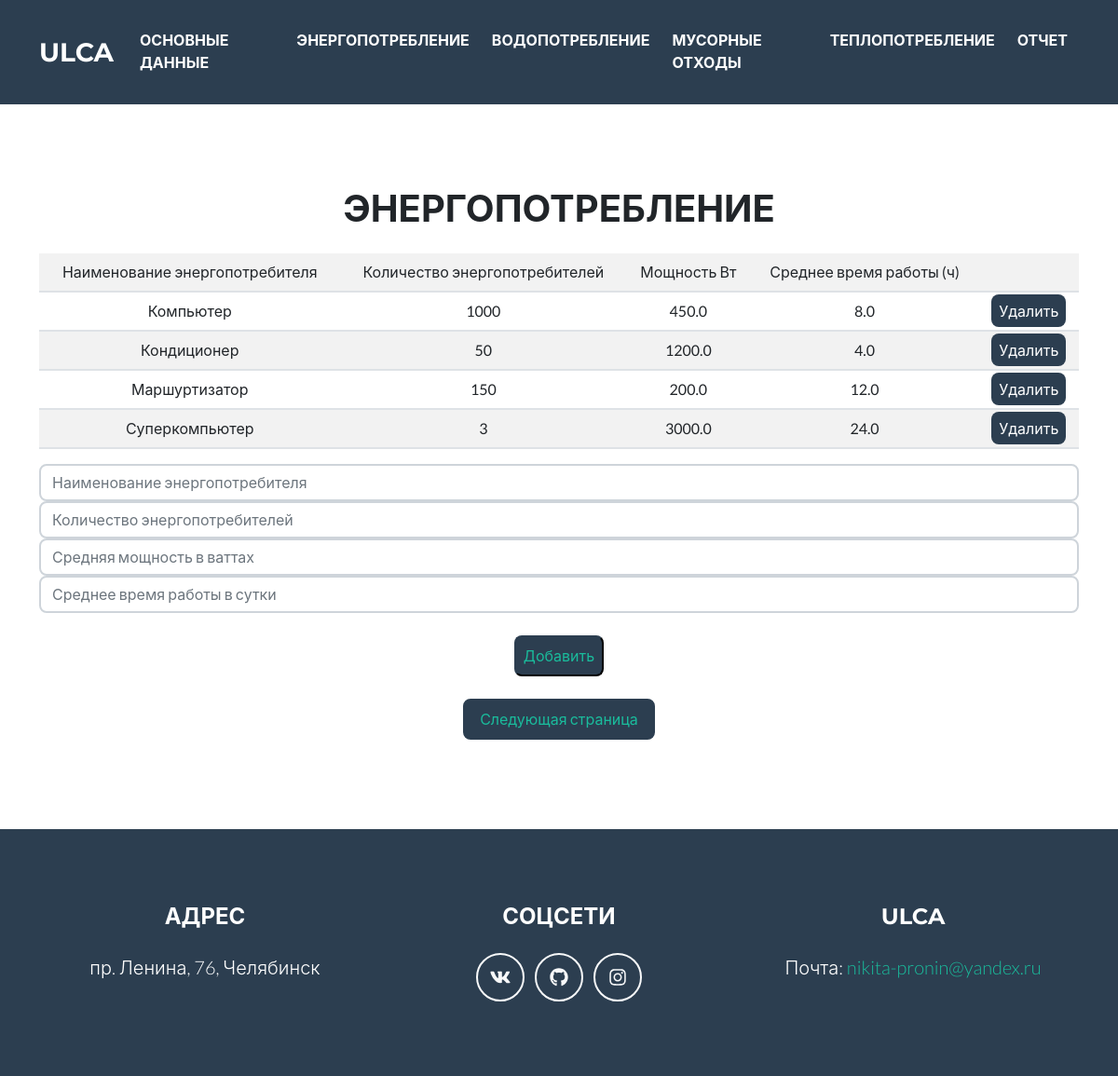
Page /energy on the committed database.
### app.py (models this page shows, shortened)
class Energy(db.Model):
    id = db.Column(db.Integer, primary_key=True)
    energy_name = db.Column(db.String(200))
    energy_count = db.Column(db.Integer)
    energy_power = db.Column(db.Float)
    energy_time = db.Column(db.Float)
    otchet = db.relationship('Otchet', back_populates="energy")

### app.py (the view)
@app.route('/energy', methods=['POST', 'GET'])
def energy():
    if request.method == "POST":
        energy_name = request.form['energy_name']
        energy_count = request.form['energy_count']
        energy_power = request.form['energy_power']
        energy_time = request.form['energy_time']
        energy = Energy(energy_name=energy_name,
                        energy_count=energy_count,
                        energy_power=energy_power, energy_time=energy_time)
        try:
            db.session.add(energy)
            db.session.commit()
            return redirect('/energy')
        except:
            return "Данные внесены не верно"
    else:
        basic = db.session.query(Basic_data.id).all()
        trash = db.session.query(Trash.id).all()
        water = db.session.query(Water.id).all()
        heat = db.session.query(Heat.id).all()
        energy = Energy.query.order_by(Energy.id).all()
        return render_template('energy.html', heat=heat, basic=basic,
                               energy=energy, trash=trash, water=water)

### templates/energy.html (shortened to what this page needs)
{% import  "bootstrap/wtf.html" as wtf %}
{% extends 'bootstrap/base.html' %}
{% block head %}
<link href="static/css/styles.css" rel="stylesheet" />
{% endblock %}
{% block body %}
<nav class="navbar navbar-expand-xl bg-secondary text-uppercase fixed-top" id="mainNav">
	<div class="container">
		<a class="navbar-brand" href='/index'>ULCA</a>
		<div class="collapse navbar-collapse" id="collapsibleNavbar">
			<ul class="navbar-nav mx-auto ">
				<li class="nav-item mx-0 mx-lg-1"><a class="nav-link py-2 px-0 px-lg-2 rounded" href="/basic_data">основные данные</a></li>
				<li class="nav-item mx-0 mx-lg-1"><a class="nav-link py-2 px-0 px-lg-2 rounded" href="/energy">энергопотребление</a></li>
				<li class="nav-item mx-0 mx-lg-1"><a class="nav-link py-2 px-0 px-lg-2 rounded" href="/water">водопотребление</a></li>
				<li class="nav-item mx-0 mx-lg-1"><a class="nav-link py-2 px-0 px-lg-2 rounded" href="/trash">мусорные отходы</a></li>
				<li class="nav-item mx-0 mx-lg-1"><a class="nav-link py-2 px-0 px-lg-2 rounded" href="/teplo">теплопотребление</a></li>
				{% if ((heat|length >= 1) and (basic|length >= 1) and (trash|length >= 1) and (water|length >= 1) and (energy|length >= 1)) %}
						<li class="nav-item mx-0 mx-lg-1"><a class="nav-link py-2 px-0 px-lg-2 rounded" href="/calculate">отчет</a></li>
				{% endif %}		</ul>
		</div>
	</div>
</nav>
<header class="masthead  text-center">
	<div class="container d-flex  flex-column">
	<p class="h1 text-uppercase mb-0">Энергопотребление</p>
	<br>
	<div class="content">
		{% if energy|length < 1 %}
		<h4 style="mx-auto">Сведения еще не добавлены</h4>
		{% else %}
		<div class="table-responsive">
			<table class="table table-striped ">
				<tr class="align-middle">
					<td align="center">Наименование энергопотребителя</td>
					<td align="center">Количество энергопотребителей</td>
					<td align="center">Мощность Вт</td>
					<td align="center">Среднее время работы (ч)</td>
					<td align="center"></td>
				</tr>
				{% for en in energy %}
				<tr>
					<td align="center">{{ en.energy_name }} </td>
					<td align="center">{{ en.energy_count}} </td>
					<td align="center">{{ en.energy_power }} </td>
					<td align="center">{{ en.energy_time }} </td>
					<td align="center"><a class="mx-0 py-2 btn-secondary text-decoration-none px-0 px-lg-2 rounded" href="/energy/delete/{{en.id}}">Удалить</a></td>
				</tr>
				{% endfor %}
			</table>
		</div>
		{% endif %}
		<form method="post" class="form">
			<input type="text" name="energy_name" id="energy_name" required  class="form-control" placeholder="Наименование энергопотребителя">
			<input type="number" name="energy_count" id="energy_count" required  class="form-control" placeholder="Количество энергопотребителей">
			<input type="number" name="energy_power" id="energy_power" required  class="form-control" placeholder="Средняя мощность в ваттах">
			<input type="number" name="energy_time" id="energy_time" required  class="form-control" placeholder="Среднее время работы в сутки">
			<br>
            <input type="submit" class="mx-auto nav-link py-2 px-0 px-lg-2 rounded btn-secondary" value="Добавить">
		</form>
    <br>
		<button class="btn btn-secondary mx-auto nav-link py-2 px-0 px-lg-2 rounded"><a class="mx-0 text-decoration-none py-2 px-0 px-lg-2 rounded" href="/water">Следующая страница</a> </button>
	</div>
    </div>
</header>
<footer class="footer text-center">
	<div class="container">
		<div class="row">
			<div class="col-lg-4 mb-5 mb-lg-0">
				<h4 class="text-uppercase mb-4">адрес</h4>
				<p class="lead mb-0">
					пр. Ленина, 76, Челябинск
				</p>
			</div>
			<div class="col-lg-4 mb-5 mb-lg-0">
				<h4 class="text-uppercase mb-4">соцсети</h4>
				<a class="btn btn-outline-light btn-social mx-1" href="https:\\vk.com/hitrij_tatarin"><i class="fab fa-fw fa-vk"></i></a>
				<a class="btn btn-outline-light btn-social mx-1" href="https:\\github.com/burcev60"><i class="fab fa-fw fa-github"></i></a>
				<a class="btn btn-outline-light btn-social mx-1" href="https:\\google.com"><i class="fab fa-fw fa-instagram"></i></a>
			</div>
			<div class="col-lg-4">
				<h4 class="text-uppercase mb-4">ulca</h4>
				<p class="lead mb-0">
					Почта:
					<a href="mailto:nikita-pronin@yandex.ru" class="text-decoration-none"> nikita-pronin@yandex.ru</a>
				</p>
			</div>
		</div>
	</div>
</footer>
{% endblock %}

### rows in the picture
Energy: energy_name "Компьютер", energy_count "1000", energy_power "450.0", energy_time "8.0"
Energy: energy_name "Кондиционер", energy_count "50", energy_power "1200.0", energy_time "4.0"
Energy: energy_name "Маршуртизатор", energy_count "150", energy_power "200.0", energy_time "12.0"
Energy: energy_name "Суперкомпьютер", energy_count "3", energy_power "3000.0", energy_time "24.0"
